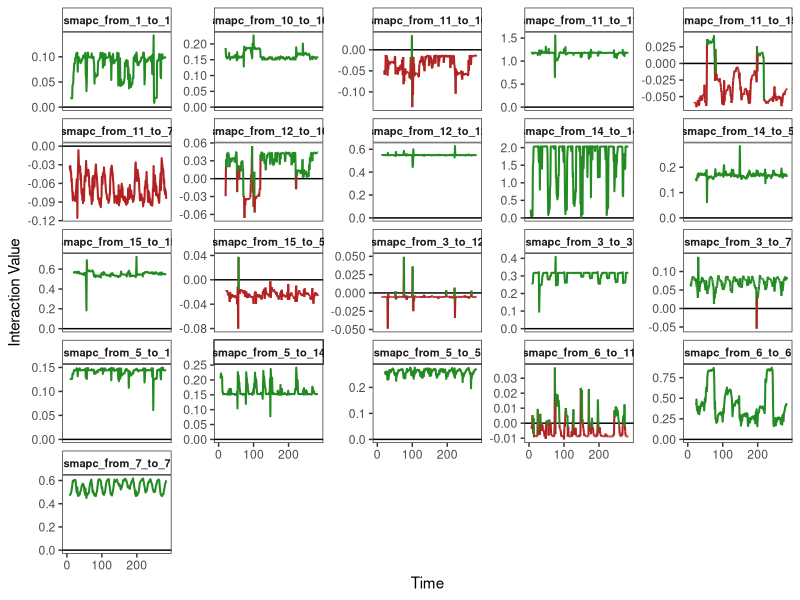
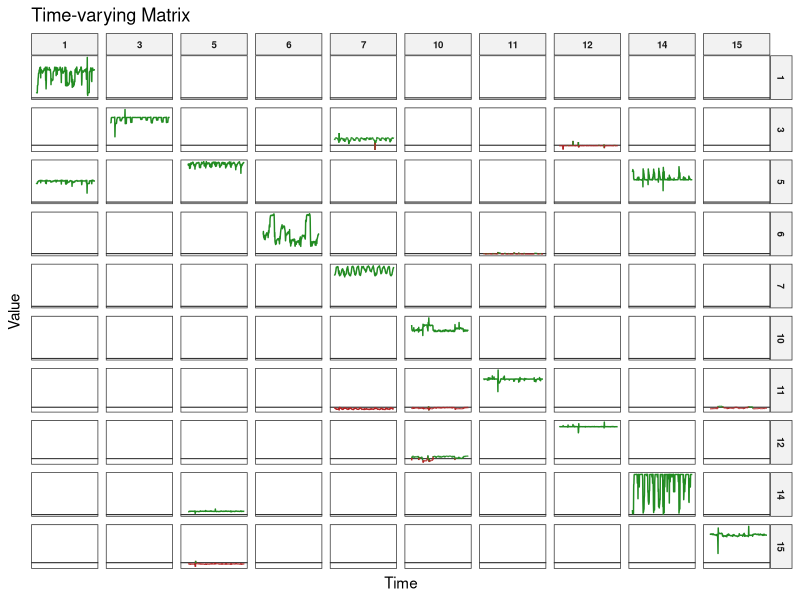

Recreate these plots in R, in order.
#%%
rm(list = ls())
library(reshape2)
library(dplyr)
library(stringr)
library(tidyr)
library(ggplot2)
library(gridExtra)
library(RColorBrewer)
library(tibble)
library(igraph)
#%% 2) load matrices
A <- data.frame(read.csv("smapCoef_Fig2.csv", header = TRUE, row.names = 1))
# NB signs are the opposite!!
A_nolag <- A %>%
select(-contains("lag")) %>%
select(-contains("const_for"))


cols <- colnames(A_nolag)

# 2. Extract 'from' and 'to' numbers using regex
# This matches the digits after 'from_' and 'to_'
matches <- regexec("from_(\\d+)_to_(\\d+)", cols)
coords <- do.call(rbind, lapply(regmatches(cols, matches), function(x) as.numeric(x[2:3])))

# 3. Determine matrix dimensions (max index found)
n <- max(coords)

# 4. Initialize a zero matrix
adj_matrix <- matrix(0, nrow = n, ncol = n)

# 5. Populate the matrix with 1s at (x, y) coordinates
adj_matrix[coords] <- 1

# Optional: Add names for clarity
colnames(adj_matrix) <- rownames(adj_matrix) <- 1:n
#%%
diag(adj_matrix) <- 0 # does not matter for giant component

g <- graph_from_adjacency_matrix(adj_matrix, mode = "directed")

pdf("network_plot.pdf", width = 10, height = 10)
g_plot <- plot(g, 
     vertex.size = 20,           # Size of the circles
     vertex.color = "lightblue",  # Color of the nodes
     vertex.label.cex = 0.8,     # Size of the text inside nodes
     edge.arrow.size = 0.5,      # Size of the arrows
     edge.curved = 0.2,          # Adds a slight curve to overlapping edges
     main = "Network of smapc Links")
dev.off()

#%%
# 1. Identify the Giant Component, pick the largest one
components <- components(g)
giant_v_ids <- which(components$membership == which.max(components$csize))
giant_nodes <- V(g)[giant_v_ids]$name # Get the node labels 

# 2. Define a function to check if both 'from' and 'to' are in the giant component
is_in_giant <- function(col_name, nodes_list) {
  # Extract digits using regex
  nums <- as.numeric(unlist(regmatches(col_name, gregexpr("\\d+", col_name))))
  # Check if both extracted numbers exist in our giant_nodes list
  return(all(nums %in% nodes_list))
}
# 3. Filter the columns
cols_to_keep <- sapply(colnames(A_nolag), 
                       is_in_giant, 
                       nodes_list = giant_nodes)

A_giant <- A_nolag[, cols_to_keep]
write.csv(A_giant, "A_giant_data.csv", row.names = FALSE)
#%% PLOTS
A_long <- A_giant %>%
  mutate(time = row_number()) %>%
  pivot_longer(cols = -time, names_to = "connection", values_to = "value")


p1 <- ggplot(A_long, aes(x = time, y = value)) +
  # Add the horizontal line at zero first (so it's behind the data)
  geom_hline(yintercept = 0, color = "black", linewidth = 0.5) +
  # Use geom_line with a grouping trick or two layers for green/red
  # For a simple 'above/below' color logic:
  geom_line(aes(group = connection, color = value > 0), linewidth = 0.7) +
  scale_color_manual(values = c("TRUE" = "forestgreen", "FALSE" = "firebrick")) +
  facet_wrap(~ connection, scales = "free_y") +
  theme_bw() + 
  theme(
    panel.grid.major = element_blank(), # Delete major grids
    panel.grid.minor = element_blank(), # Delete minor grids
    legend.position = "none",           # Remove the TRUE/FALSE legend
    strip.background = element_rect(fill = "white"), # Clean facet labels
    strip.text = element_text(face = "bold", size = 8)
  ) +
  labs(x = "Time", y = "Interaction Value")
print(p1)
ggsave("Time-varying-matrix1.png",p1)
#%%
A_long_grid <- A_giant %>%
  mutate(time = row_number()) %>%
  pivot_longer(cols = -time, names_to = "connection", values_to = "value") %>%
  # Extract the numbers from strings like "smapc_from_8_to_4"
  mutate(
    from_node = as.numeric(str_extract(connection, "(?<=from_)\\d+")),
    to_node   = as.numeric(str_extract(connection, "(?<=to_)\\d+"))
  )

# Matrix-style Grid Plot
p1 <- ggplot(A_long_grid, aes(x = time, y = value)) +
  # Horizontal line at zero
  geom_hline(yintercept = 0, color = "black", linewidth = 0.3) +
  # Green if above zero, Red if below
  geom_line(aes(group = connection, color = value > 0), linewidth = 0.5) +
  scale_color_manual(values = c("TRUE" = "forestgreen", "FALSE" = "firebrick")) +
  # THE KEY STEP: Organize by From (rows) and To (cols)
  facet_grid(from_node ~ to_node, scales = "free_y") + 
  theme_bw() + 
  theme(
    panel.grid.major = element_blank(), 
    panel.grid.minor = element_blank(),
    legend.position = "none",
    strip.background = element_rect(fill = "gray95"),
    strip.text = element_text(size = 7, face = "bold"),
    axis.text = element_blank(),
    axis.ticks = element_blank()
  ) +
  labs(
    title = "Time-varying Matrix",
    x = "Time",
    y = "Value"
  )
  print(p1)
ggsave("Time-varying-matrix2.png",p1)
